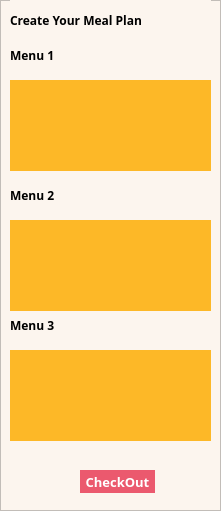
       <widget class="QFrame" name="frame_41">
        <property name="geometry">
         <rect>
          <x>359</x>
          <y>89</y>
          <width>221</width>
          <height>511</height>
         </rect>
        </property>
        <property name="styleSheet">
         <string notr="true">background-color: rgb(252, 245, 238);</string>
        </property>
        <property name="frameShape">
         <enum>QFrame::StyledPanel</enum>
        </property>
        <property name="frameShadow">
         <enum>QFrame::Raised</enum>
        </property>
        <widget class="QLabel" name="label_19">
         <property name="geometry">
          <rect>
           <x>10</x>
           <y>0</y>
           <width>201</width>
           <height>41</height>
          </rect>
         </property>
         <property name="font">
          <font>
           <family>Rockwell</family>
           <weight>75</weight>
           <bold>true</bold>
          </font>
         </property>
         <property name="text">
          <string>Create Your Meal Plan</string>
         </property>
        </widget>
        <widget class="QLabel" name="label_20">
         <property name="geometry">
          <rect>
           <x>10</x>
           <y>40</y>
           <width>181</width>
           <height>31</height>
          </rect>
         </property>
         <property name="font">
          <font>
           <family>Rockwell</family>
           <weight>75</weight>
           <bold>true</bold>
          </font>
         </property>
         <property name="text">
          <string>Menu 1</string>
         </property>
        </widget>
        <widget class="QLabel" name="labelMenu1">
         <property name="geometry">
          <rect>
           <x>10</x>
           <y>80</y>
           <width>201</width>
           <height>91</height>
          </rect>
         </property>
         <property name="styleSheet">
          <string notr="true">background-color: rgb(241, 241, 241);</string>
         </property>
         <property name="text">
          <string/>
         </property>
        </widget>
        <widget class="QLabel" name="labelMenu2">
         <property name="geometry">
          <rect>
           <x>10</x>
           <y>220</y>
           <width>201</width>
           <height>91</height>
          </rect>
         </property>
         <property name="styleSheet">
          <string notr="true">background-color: rgb(241, 241, 241);</string>
         </property>
         <property name="text">
          <string/>
         </property>
        </widget>
        <widget class="QLabel" name="label_21">
         <property name="geometry">
          <rect>
           <x>10</x>
           <y>180</y>
           <width>181</width>
           <height>31</height>
          </rect>
         </property>
         <property name="font">
          <font>
           <family>Rockwell</family>
           <weight>75</weight>
           <bold>true</bold>
          </font>
         </property>
         <property name="text">
          <string>Menu 2</string>
         </property>
        </widget>
        <widget class="QLabel" name="label_22">
         <property name="geometry">
          <rect>
           <x>10</x>
           <y>310</y>
           <width>181</width>
           <height>31</height>
          </rect>
         </property>
         <property name="font">
          <font>
           <family>Rockwell</family>
           <weight>75</weight>
           <bold>true</bold>
          </font>
         </property>
         <property name="text">
          <string>Menu 3</string>
         </property>
        </widget>
        <widget class="QLabel" name="labelMenu3">
         <property name="geometry">
          <rect>
           <x>10</x>
           <y>350</y>
           <width>201</width>
           <height>91</height>
          </rect>
         </property>
         <property name="styleSheet">
          <string notr="true">background-color: rgb(241, 241, 241);</string>
         </property>
         <property name="text">
          <string/>
         </property>
        </widget>
        <widget class="QPushButton" name="CheckOutButton">
         <property name="geometry">
          <rect>
           <x>80</x>
           <y>470</y>
           <width>75</width>
           <height>23</height>
          </rect>
         </property>
         <property name="font">
          <font>
           <family>Rockwell</family>
           <pointsize>10</pointsize>
           <weight>75</weight>
           <bold>true</bold>
          </font>
         </property>
         <property name="styleSheet">
          <string notr="true">QPushButton {
	border: none;
	background-color: rgb(235, 89, 110);
color: rgb(255, 255, 255);}
QPushButton:hover {
	background-color: rgb(91,90,90);
}
QPushButton:pressed {	
	background-color: rgba(0,0,0,0);
}
</string>
         </property>
         <property name="text">
          <string>CheckOut</string>
         </property>
        </widget>
        <widget class="QPushButton" name="LabelMenu1">
         <property name="geometry">
          <rect>
           <x>10</x>
           <y>80</y>
           <width>201</width>
           <height>91</height>
          </rect>
         </property>
         <property name="styleSheet">
          <string notr="true">QPushButton {
	border: none;
	background-color: rgba(0,0,0,0);
	image: url(:/Makanan/Image/Menu/e/Bubur_Ayam-removebg-preview.png);
	background-color: rgb(253, 184, 39);}
QPushButton:hover {
	background-color: rgb(91,90,90);
}
QPushButton:pressed {	
	background-color: rgba(0,0,0,0);
}
</string>
         </property>
         <property name="text">
          <string/>
         </property>
        </widget>
        <widget class="QPushButton" name="LabelMenu2">
         <property name="geometry">
          <rect>
           <x>10</x>
           <y>220</y>
           <width>201</width>
           <height>91</height>
          </rect>
         </property>
         <property name="styleSheet">
          <string notr="true">QPushButton {
	border: none;
	background-color: rgba(0,0,0,0);
	background-color: rgb(253, 184, 39);
	image: url(:/Makanan/Image/Menu/e/Nasi_Uduk-removebg-preview.png);}
QPushButton:hover {
	background-color: rgb(91,90,90);
}
QPushButton:pressed {	
	background-color: rgba(0,0,0,0);
}</string>
         </property>
         <property name="text">
          <string/>
         </property>
        </widget>
        <widget class="QPushButton" name="LabelMenu3">
         <property name="geometry">
          <rect>
           <x>10</x>
           <y>350</y>
           <width>201</width>
           <height>91</height>
          </rect>
         </property>
         <property name="styleSheet">
          <string notr="true">QPushButton {
	border: none;
	background-color: rgba(0,0,0,0);
	Background-color: rgb(253, 184, 39);
	image: url(:/Makanan/Image/Menu/e/Soto-removebg-preview.png);}
QPushButton:hover {
	background-color: rgb(91,90,90);
}
QPushButton:pressed {	
	background-color: rgba(0,0,0,0);
}</string>
         </property>
         <property name="text">
          <string/>
         </property>
        </widget>
       </widget>
